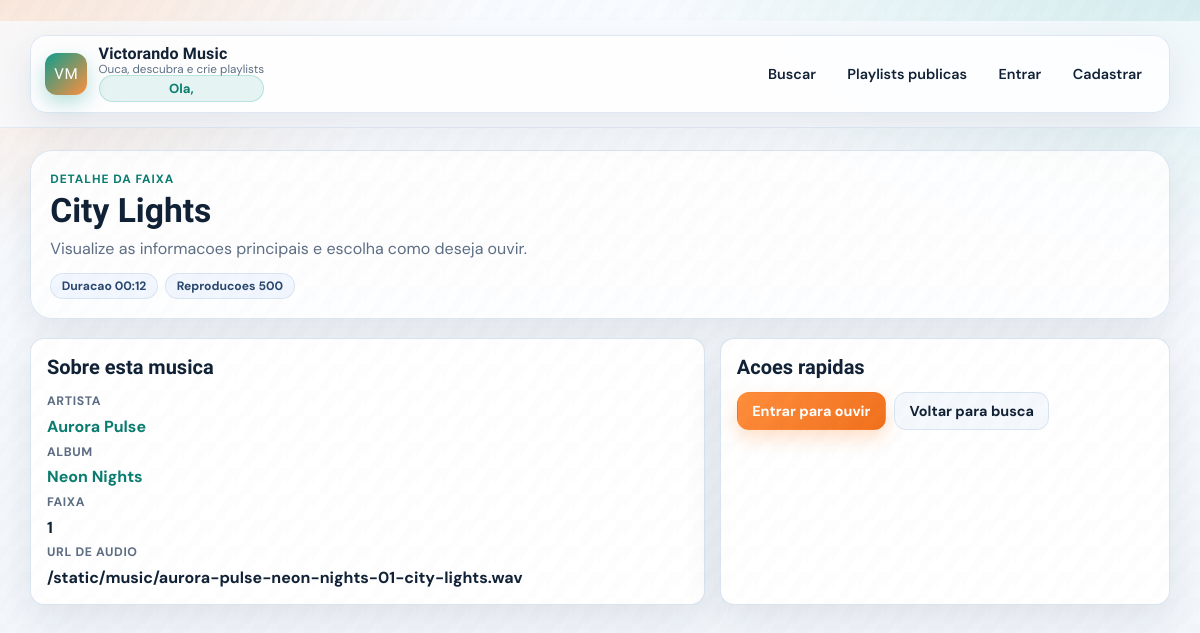
The page /musica/1 on the database its author committed.
### app/models/music.py (models this page shows, shortened)
class Music(db.Model):
    __tablename__ = 'musicas'
    id = db.Column(db.Integer, primary_key=True)
    titulo = db.Column(db.String(150), nullable=False, index=True)
    album_id = db.Column(db.Integer, db.ForeignKey('albuns.id'), nullable=False)
    duracao = db.Column(db.Integer)  # em segundos
    arquivo_url = db.Column(db.String(255), nullable=False)
    numero_faixa = db.Column(db.Integer)
    visualizacoes = db.Column(db.Integer, default=0)
    @property
    def duracao_formatada(self):
        if not self.duracao:
            return "00:00"
        minutos = self.duracao // 60
        segundos = self.duracao % 60
        return f"{minutos:02d}:{segundos:02d}"
    def to_dict(self, include_album=True):
        data = {
            'id': self.id,
            'titulo': self.titulo,
            'album_id': self.album_id,
            'duracao': self.duracao,
            'duracao_formatada': self.duracao_formatada,
            'arquivo_url': self.arquivo_url,
            'numero_faixa': self.numero_faixa,
            'visualizacoes': self.visualizacoes
        }
        if include_album and self.album:
            data['album'] = {
                'id': self.album.id,
                'titulo': self.album.titulo,
                'capa_url': self.album.capa_url,
                'artista': {
                    'id': self.album.artista.id,
                    'nome': self.album.artista.nome
                } if self.album.artista else None
            }
        return data

### app/models/artist.py (models this page shows, shortened)
class Artist(db.Model):
    __tablename__ = 'artistas'
    id = db.Column(db.Integer, primary_key=True)
    nome = db.Column(db.String(100), nullable=False, index=True)
    genero = db.Column(db.String(50))
    bio = db.Column(db.Text)
    imagem_url = db.Column(db.String(255))
    albuns = db.relationship('Album', backref='artista', lazy='dynamic', cascade='all, delete-orphan')

### app/models/album.py (models this page shows, shortened)
class Album(db.Model):
    __tablename__ = 'albuns'
    id = db.Column(db.Integer, primary_key=True)
    titulo = db.Column(db.String(150), nullable=False, index=True)
    artista_id = db.Column(db.Integer, db.ForeignKey('artistas.id'), nullable=False)
    ano_lancamento = db.Column(db.Integer)
    capa_url = db.Column(db.String(255))
    descricao = db.Column(db.Text)
    musicas = db.relationship('Music', backref='album', lazy='dynamic', cascade='all, delete-orphan')

### app/views/music_routes.py (the view)
@music_bp.route('/musica/<int:musica_id>')
def musica_detalhes(musica_id):
    resultado = MusicController.obter_musica(musica_id)
    if not resultado['success']:
        flash(resultado.get('message', 'Música não encontrada'), 'error')
        return redirect(url_for('music.index'))
    musica = resultado['musica']
    return render_template('musica_detalhes.html', musica=musica)

### app/__init__.py (called while the page is built)
def _build_app_initials(app_name):
    parts = [part[0].upper() for part in app_name.split() if part and part[0].isalnum()]
    return ''.join(parts[:2]) or 'SM'

### app/controllers/music_controller.py (called while the page is built)
    @staticmethod
    def obter_musica(musica_id):
        try:
            musica = db.session.get(Music, musica_id)
            if not musica:
                return {'success': False, 'message': 'Música não encontrada'}
            return {
                'success': True,
                'musica': musica.to_dict()
            }
        except Exception as e:
            return {'success': False, 'message': f'Erro ao obter música: {str(e)}'}

### app/extensions.py (called while the page is built, shortened)
def _register_request_observability(app):
    @app.before_request
    def _mark_request_start():
        g._request_start_ts = monotonic()
    @app.after_request
    def _log_request(response):
        start = getattr(g, '_request_start_ts', None)
        if start is None:
            return response
        duration_ms = (monotonic() - start) * 1000
        response.headers['X-Request-Duration-Ms'] = f'{duration_ms:.2f}'
        app.logger.info(
            'request method=%s path=%s status=%s duration_ms=%.2f',
            request.method,
            request.path,
            response.status_code,
            duration_ms,
        )
        return response

def _register_rate_limiting(app):
    @app.before_request
    def _guard_rate_limit():
        if not app.config.get('RATE_LIMIT_ENABLED', True):
            return None
        if not request.path.startswith('/api/'):
            return None

### app/templates/musica_detalhes.html (shortened to what this page needs)
﻿{% extends 'base.html' %}
{% block content %}
{% set album = musica.album if musica.album else None %}
{% set artista = album.artista if album and album.artista else None %}
<section class="page-header" data-animate>
  <p class="kicker">Detalhe da faixa</p>
  <h1 class="page-title">{{ musica.titulo }}</h1>
  <p class="page-subtitle">Visualize as informacoes principais e escolha como deseja ouvir.</p>
  <div class="meta-pills" style="margin-top: 0.9rem;">
    {% if musica.duracao_formatada %}<span class="chip">Duracao {{ musica.duracao_formatada }}</span>{% endif %}
    <span class="chip">Reproducoes {{ musica.visualizacoes }}</span>
  </div>
</section>
<section class="detail-grid">
  <article class="panel detail-panel" data-animate style="--delay: 70ms;">
    <h2 class="section-title">Sobre esta musica</h2>
    <dl class="detail-meta" style="margin-top: 0.85rem;">
      <dt>Artista</dt>
      <dd>
        {% if artista %}
          <a class="text-link" href="{{ url_for('music.artista_detalhes', artista_id=artista.id) }}">{{ artista.nome }}</a>
        {% else %}
          Artista desconhecido
        {% endif %}
      </dd>
      <dt>Album</dt>
      <dd>
        {% if album %}
          <a class="text-link" href="{{ url_for('music.album_detalhes', album_id=album.id) }}">{{ album.titulo }}</a>
        {% else %}
          Nao informado
        {% endif %}
      </dd>
      <dt>Faixa</dt>
      <dd>{{ musica.numero_faixa or '-' }}</dd>
      <dt>URL de audio</dt>
      <dd>{{ musica.arquivo_url }}</dd>
    </dl>
  </article>
  <aside class="panel detail-panel" data-animate style="--delay: 120ms;">
    <h2 class="section-title">Acoes rapidas</h2>
    <div class="actions" style="margin-top: 0.8rem;">
      {% if current_user.is_authenticated %}
        <a class="btn btn-secondary" href="{{ url_for('music.player', id=musica.id) }}">Ouvir agora</a>
      {% else %}
        <a class="btn btn-secondary" href="{{ url_for('auth.login', next=url_for('music.player', id=musica.id)) }}">Entrar para ouvir</a>
      {% endif %}
      <a class="btn btn-ghost" href="{{ url_for('music.buscar') }}">Voltar para busca</a>
    </div>
  </aside>
</section>
{% endblock %}

### app/static/css/style.css (style rules this page uses)
* { box-sizing: border-box; }
html, body { margin: 0; padding: 0; }
body { min-height: 100vh; color: var(--text); font-family: var(--font-body); background: radial-gradient(900px 520px at -4% -8%, rgba(255, 143, 61, 0.24), transparent 60%), radial-gradient(980px 560px at 104% -12%, rgba(15, 157, 141, 0.2), transparent 63%), linear-gradient(180deg, var(--bg-top) 0%, var(--bg-bottom) 100%); }
body::before { content: ''; position: fixed; inset: 0; pointer-events: none; opacity: 0.35; background-image: linear-gradient(120deg, rgba(18, 34, 54, 0.02) 25%, transparent 25%, transparent 50%, rgba(18, 34, 54, 0.02) 50%, rgba(18, 34, 54, 0.02) 75%, transparent 75%, transparent); background-size: 26px 26px; }
.page-header { padding: 1.2rem; border-radius: var(--radius-lg); border: 1px solid rgba(217, 228, 242, 0.9); background: var(--surface); box-shadow: var(--shadow-soft); }
.kicker { margin: 0; font-size: 0.75rem; letter-spacing: 0.08em; text-transform: uppercase; color: var(--brand-strong); font-weight: 700; }
.page-title { margin: 0.28rem 0 0.5rem; font-family: var(--font-title); font-size: clamp(1.5rem, 1.2rem + 1.2vw, 2.1rem); }
.page-subtitle { margin: 0; color: var(--muted); max-width: 70ch; }
.section-title { margin: 0; font-family: var(--font-title); font-size: 1.25rem; }
.music-card, .panel, .form-card, .list-card { background: var(--surface-strong); border: 1px solid rgba(217, 228, 242, 0.95); border-radius: var(--radius-md); box-shadow: var(--shadow-soft); }
.meta-pills { display: flex; flex-wrap: wrap; gap: 0.45rem; }
.chip { display: inline-flex; align-items: center; border-radius: 999px; padding: 0.24rem 0.66rem; font-size: 0.76rem; font-weight: 700; border: 1px solid rgba(217, 228, 242, 0.95); color: #2a476d; background: #f2f7ff; }
.actions { display: flex; flex-wrap: wrap; gap: 0.52rem; }
.btn, button { display: inline-flex; justify-content: center; align-items: center; text-decoration: none; border-radius: 12px; border: 1px solid transparent; font-family: var(--font-body); font-size: 0.9rem; font-weight: 700; cursor: pointer; padding: 0.56rem 0.9rem; transition: transform 0.16s ease, filter 0.16s ease, box-shadow 0.2s ease; }
.btn, button[type='submit'] { color: #fff; background: linear-gradient(135deg, var(--brand) 0%, var(--brand-strong) 100%); box-shadow: 0 8px 20px rgba(15, 157, 141, 0.28); }
.btn-secondary { color: #fff; background: linear-gradient(135deg, var(--accent) 0%, var(--accent-strong) 100%); box-shadow: 0 8px 18px rgba(255, 143, 61, 0.28); }
.btn-ghost { color: var(--text); background: #f5f8fc; border-color: var(--line); box-shadow: none; }
.detail-grid { display: grid; grid-template-columns: 1.2fr 0.8fr; gap: 0.9rem; }
.detail-panel { padding: 1rem; }
.detail-meta { margin: 0; display: grid; gap: 0.42rem; }
.detail-meta dt { font-size: 0.77rem; letter-spacing: 0.05em; text-transform: uppercase; color: var(--muted); font-weight: 700; }
.detail-meta dd { margin: 0; font-weight: 700; }
.panel { padding: 1rem; }
.text-link { color: var(--brand-strong); text-decoration: none; font-weight: 700; }
[data-animate] { opacity: 0; transform: translateY(18px); transition: opacity 0.6s ease, transform 0.6s ease; transition-delay: var(--delay, 0ms); }
[data-animate].in-view { opacity: 1; transform: translateY(0); }

### rows shown on the page
Music: titulo "City Lights", visualizacoes "500", arquivo_url "/static/music/aurora-pulse-neon-nights-01-city-lights.wav"
Artist: nome "Aurora Pulse"
Album: titulo "Neon Nights"

### other values the page prints
{{ APP_INITIALS }} "VM"
{{ APP_NAME }} "Victorando Music"
{{ musica.duracao_formatada }} "00:12"
{{ musica.numero_faixa or '-' }} "1"
